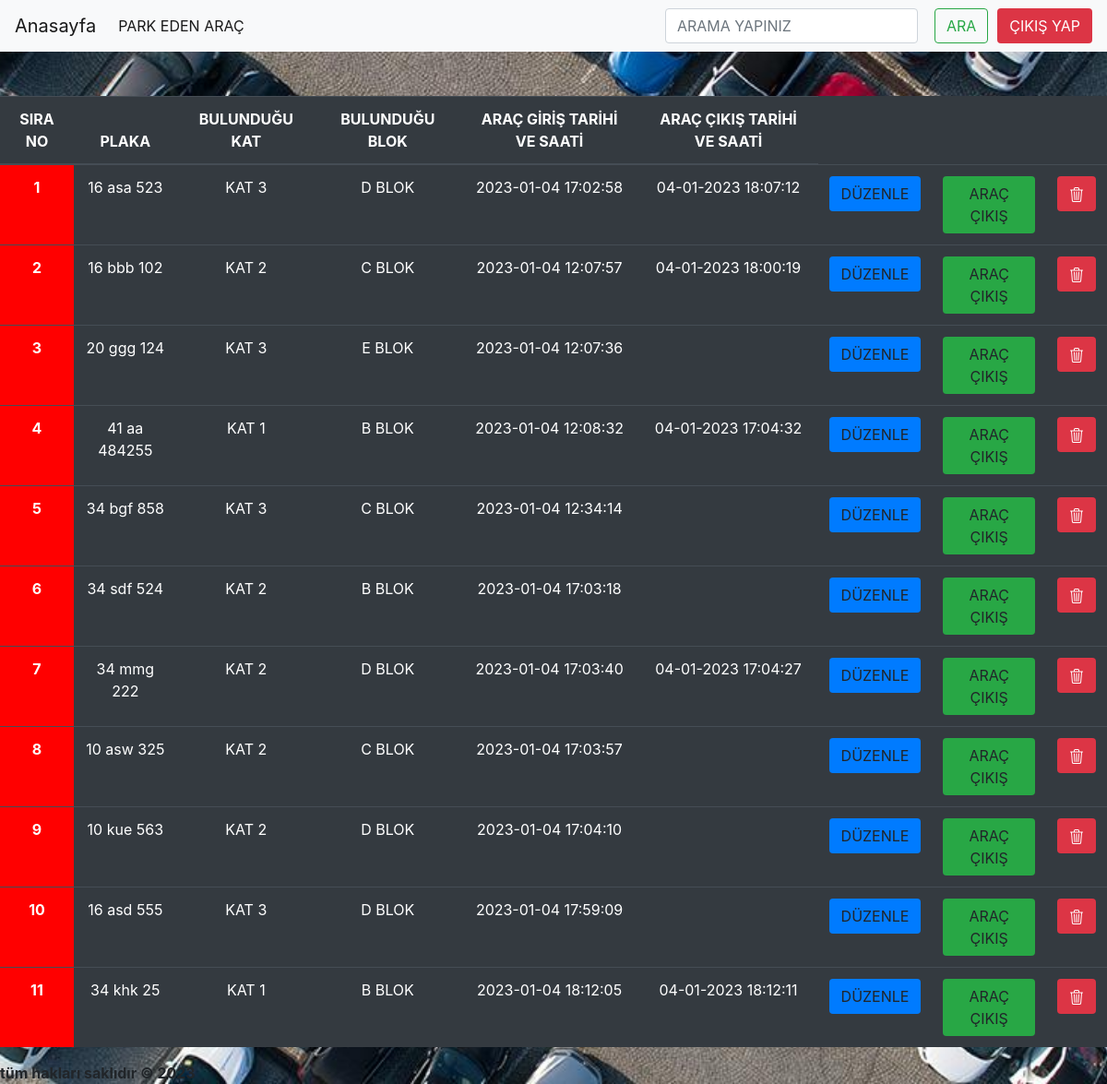
Page /otopark_otomasyonu/admin/parkedenarac.php (signed in) on the committed database.
### tables this page shows
CREATE TABLE IF NOT EXISTS `arac_kayit` (
  `arac_id` int(11) NOT NULL AUTO_INCREMENT,
  `arac_plaka` varchar(30) NOT NULL,
  `arac_kat` varchar(30) NOT NULL,
  `arac_blok` varchar(30) NOT NULL,
  `arac_giris_tarih` datetime NOT NULL DEFAULT CURRENT_TIMESTAMP,
  `arac_cikis_tarih` varchar(55) DEFAULT NULL,
  PRIMARY KEY (`arac_id`)
);

### otopark_otomasyonu/admin/parkedenarac.php (the view, shortened to what this page needs)
<?php include 'header.php'; ?>
<br>
<table class="table table-dark text-center">
  <thead>
    <tr>
      <th scope="col">SIRA NO</th>
      <th scope="col">PLAKA</th>
      <th scope="col">BULUNDUĞU KAT</th>
      <th scope="col">BULUNDUĞU BLOK</th>
      <th scope="col">ARAÇ GİRİŞ TARİHİ VE SAATİ</th>
      <th scope="col">ARAÇ ÇIKIŞ TARİHİ VE SAATİ</th>
    </tr>
  </thead>
  <?php
  $kaydet =$db ->query('SELECT * FROM arac_kayit');
  $kaydet -> execute();
 ?>
  <tbody class="text-center">
  <?php
  $sira = 0;
  foreach ($kaydet as $kayit) {
    $sira = ++ $sira;
     $id = $kayit['arac_id'];
     $plaka = $kayit['arac_plaka'];
     $kat = $kayit['arac_kat'];
     $blok = $kayit['arac_blok'];
     $giris_tarihi = $kayit['arac_giris_tarih'];
     $cikis_tarihi = $kayit['arac_cikis_tarih'];
     ?>
    <tr>
      <th  style="background-color:red;"><?php echo $sira ?></th>
      <td><?php  echo $plaka ?></td>
      <td><?php  echo $kat ?></td>
      <td><?php  echo $blok ?></td>
      <td><?php  echo $giris_tarihi ?></td>
      <td><?php  echo $cikis_tarihi ?></td>
      <td> <a  class="btn bg-primary" href="duzenle.php?id=<?php echo $id ?>"  role="button">DÜZENLE</a></td>
      <td> <a class="btn bg-success" href="araccikis.php?id=<?php echo $id ?>"  role="button">ARAÇ ÇIKIŞ</a></td>
      <td> <a class="btn bg-danger" href="sil.php?id=<?php echo $id ?>"  role="button"></a></td>
    </tr>
    <?php } ?>
  </tbody>
</table>
<?php include 'footer.php'; ?>

### otopark_otomasyonu/admin/stil.css (style rules this page uses)
body { background-image: url(/otopark_otomasyonu/img/resimm.jpg); background-repeat: no-repeat; background-position: center center; background-attachment: fixed; background-size: cover; }

### rows in the picture
arac_kayit: arac_plaka "16 asa 523", arac_kat "KAT 3", arac_blok "D BLOK", arac_giris_tarih "2023-01-04 17:02:58", arac_cikis_tarih "04-01-2023 18:07:12"
arac_kayit: arac_plaka "16 bbb 102", arac_kat "KAT 2", arac_blok "C BLOK", arac_giris_tarih "2023-01-04 12:07:57", arac_cikis_tarih "04-01-2023 18:00:19"
arac_kayit: arac_plaka "20 ggg 124", arac_kat "KAT 3", arac_blok "E BLOK", arac_giris_tarih "2023-01-04 12:07:36"
arac_kayit: arac_plaka "41 aa 484255", arac_kat "KAT 1", arac_blok "B BLOK", arac_giris_tarih "2023-01-04 12:08:32", arac_cikis_tarih "04-01-2023 17:04:32"
arac_kayit: arac_plaka "34 bgf 858", arac_kat "KAT 3", arac_blok "C BLOK", arac_giris_tarih "2023-01-04 12:34:14"
arac_kayit: arac_plaka "34 sdf 524", arac_kat "KAT 2", arac_blok "B BLOK", arac_giris_tarih "2023-01-04 17:03:18"
arac_kayit: arac_plaka "34 mmg 222", arac_kat "KAT 2", arac_blok "D BLOK", arac_giris_tarih "2023-01-04 17:03:40", arac_cikis_tarih "04-01-2023 17:04:27"
arac_kayit: arac_plaka "10 asw 325", arac_kat "KAT 2", arac_blok "C BLOK", arac_giris_tarih "2023-01-04 17:03:57"
arac_kayit: arac_plaka "10 kue 563", arac_kat "KAT 2", arac_blok "D BLOK", arac_giris_tarih "2023-01-04 17:04:10"
arac_kayit: arac_plaka "16 asd 555", arac_kat "KAT 3", arac_blok "D BLOK", arac_giris_tarih "2023-01-04 17:59:09"
arac_kayit: arac_plaka "34 khk 25", arac_kat "KAT 1", arac_blok "B BLOK", arac_giris_tarih "2023-01-04 18:12:05", arac_cikis_tarih "04-01-2023 18:12:11"
